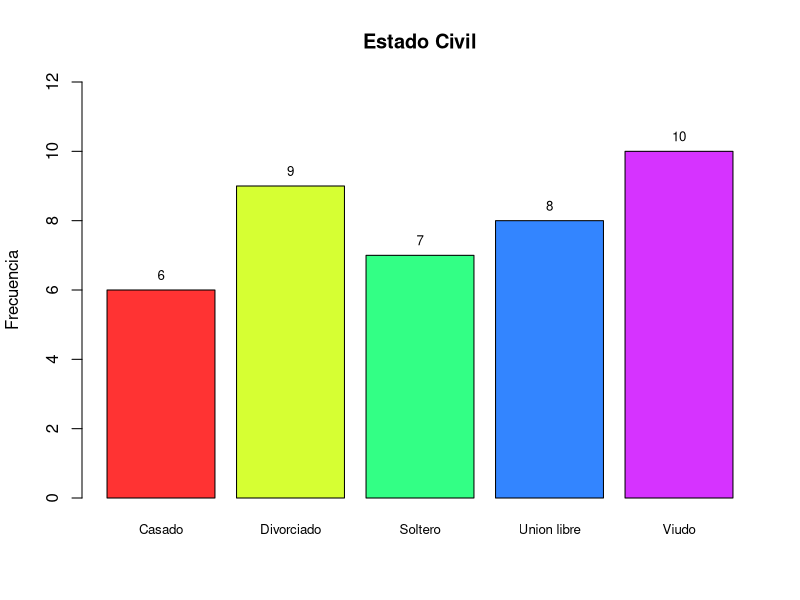
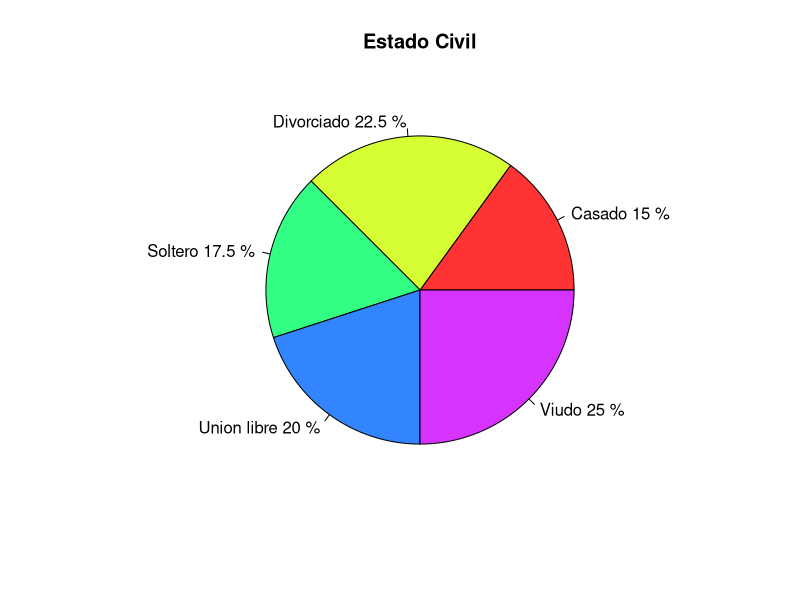

Here is the R script that generated these plots, in order:
## ---- chunk 1
knitr::opts_chunk$set(echo = TRUE)
## ---- chunk 2
rm(list = ls())

## ---- chunk 3
Estado_Civil <- c("Viudo", "Viudo", "Union libre", "Soltero", "Viudo", "Union libre", "Divorciado",
 "Casado", "Union libre", "Viudo", "Viudo", "Soltero", "Divorciado", "Divorciado", "Divorciado",
 "Union libre", "Casado", "Union libre", "Casado", "Soltero", "Viudo", "Casado", "Casado", "Divorciado",
 "Union libre", "Soltero", "Divorciado", "Divorciado", "Casado", "Union libre", "Soltero",
 "Viudo", "Viudo", "Soltero", "Divorciado", "Viudo", "Viudo", "Soltero", "Union libre", "Divorciado")
               
## ---- chunk 4
summary(Estado_Civil)

## ---- chunk 5
Estado_ord <- sort(Estado_Civil); (Estado_ord)

## ---- chunk 6
table(Estado_Civil)                # Frecuencias
prop.table(table(Estado_Civil))    # Proporciones
## ---- chunk 7
freq <- table(Estado_Civil)
porc <- round(prop.table(freq)*100, 1)
mi_min <- names(freq)[which.min(freq)] 
(mi_min)
mi_max <- names(freq)[which.max(freq)] 
(mi_max)
## ---- chunk 8
bar_colors <- rainbow(length(freq), 0.8)

bp <- barplot(freq,
              col = bar_colors,
              main = "Estado Civil",
              xlab = "",
              ylab = "Frecuencia",
              ylim = c(0, max(freq)+2),
              cex.names = 0.8)

# Agregar valores encima de cada barra
text(bp, freq, labels = freq, pos = 3, cex = 0.8)


      
## ---- chunk 9
pie(freq,
    labels = paste(names(freq), porc, "%"),
    col = rainbow(length(freq), 0.8),
    main = "Estado Civil")
